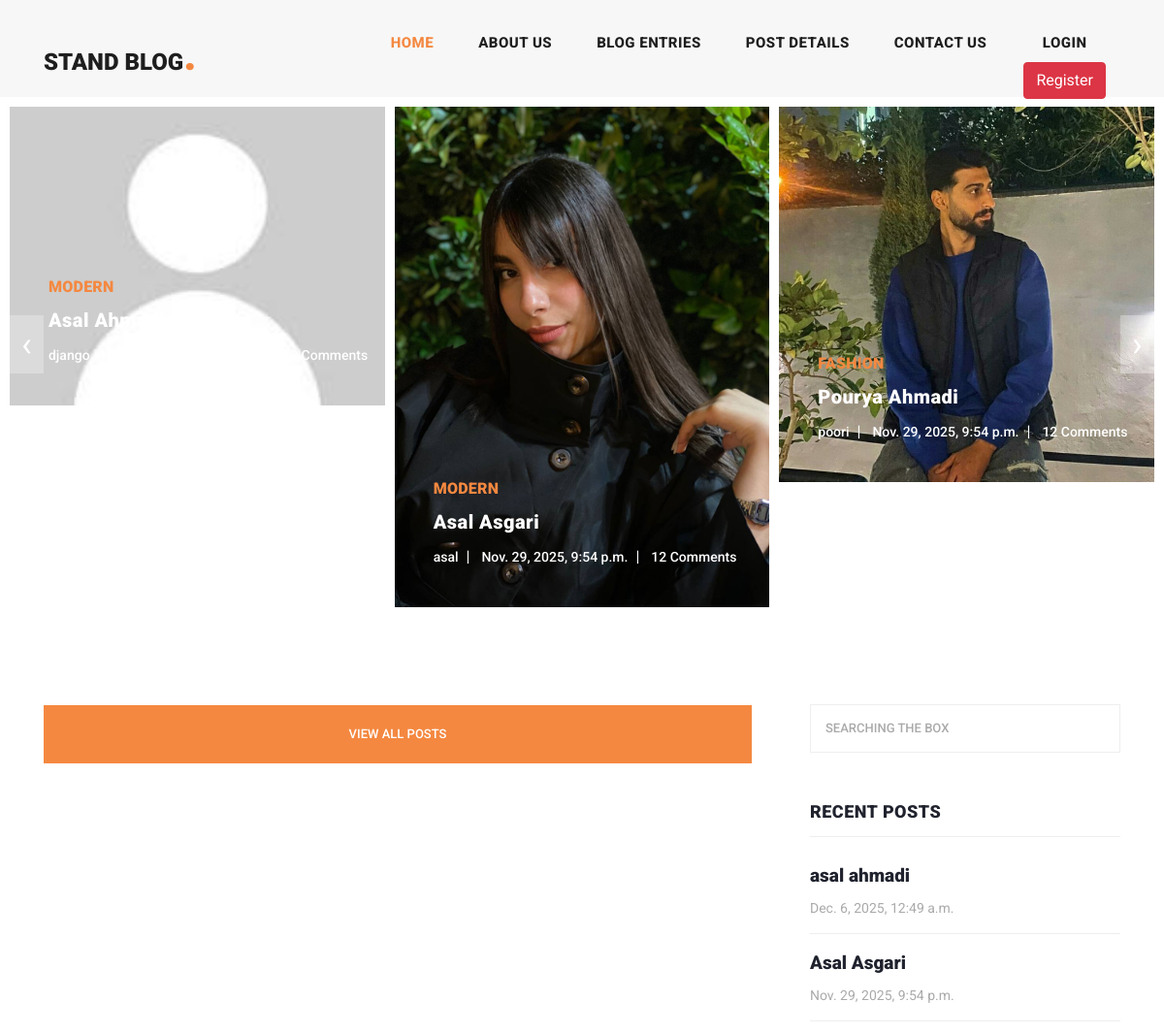
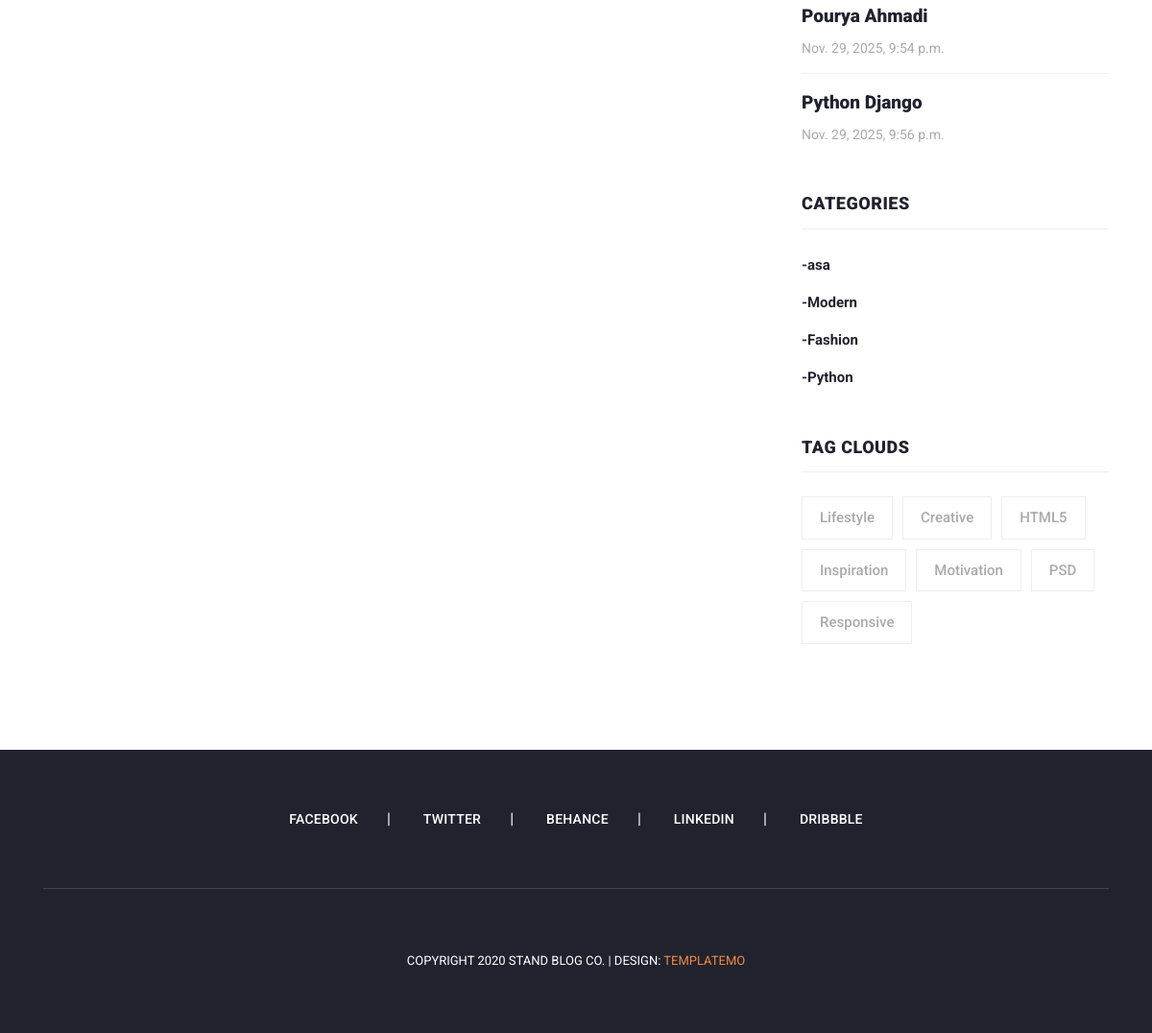
The page / on the database its author committed (2 pictures, top to bottom).
### blog/models.py (models this page shows, shortened)
class Article(models.Model):
    author = models.ForeignKey(User, on_delete=models.CASCADE)
    category = models.ManyToManyField(Category, related_name='articles')
    title = models.CharField(max_length=100)
    body = models.TextField()
    image = models.ImageField(upload_to='images/article')
    date = models.DateTimeField(auto_now_add=True)
    updated = models.DateTimeField(auto_now=True)
    file_field = models.FileField(upload_to='article',null=True, blank=True)
    slug = models.SlugField(blank=True, unique=True)
    class Meta:
        ordering = ('-updated','-date')
    def get_absolute_url(self):
        return reverse("blog:detail", kwargs={"slug": self.slug})

class Category(models.Model):
    title = models.CharField(max_length=100)

### home/views.py (the view)
# urls.py: path('', views.home, name='main'),
def home(request):
    articles = Article.objects.all()
    return render(request, 'home/home.html', {'articles': articles})

### home/templatetags/home_tags.py (called while the page is built)
@register.inclusion_tag('includes/sidebar.html', takes_context=True)
def sidebar(context, posts_count=5, show_categories=True):
    recent = Article.objects.order_by('-updated')[:posts_count]
    categories = Category.objects.all() if show_categories else []
    return {
        'recent': recent,
        'categories': categories
    }

### home/templates/home/home.html (shortened to what this page needs)
{% extends 'base.html' %}
{% load static %}
{% load social_share %}
{% load home_tags %}
{% block content %}
    <div class="main-banner header-text">
        <div class="container-fluid">
            <div class="owl-banner owl-carousel">
                {% for article in articles %}
                    <div class="item">
                        <img src="{{ article.image.url }}" alt="{{ article.author }}">
                        <div class="item-content">
                            <div class="main-content">
                                <div class="meta-category">
                                    <span>{{ article.category.first.title }}</span>
                                </div>
                                <a href="{{ article.get_absolute_url }}"><h4>{{ article.title }}</h4></a>
                                <ul class="post-info">
                                    <li><a href="#">{{ article.author }}</a></li>
                                    <li><a href="#">{{ article.date }}</a></li>
                                    <li><a href="#">12 Comments</a></li>
                                </ul>
                            </div>
                        </div>
                    </div>
                {% endfor %}
            </div>
        </div>
    </div>
    <section class="blog-posts">
        <div class="container">
            <div class="row">
                <div class="col-lg-8">
                    <div class="all-blog-posts">
                        <div class="row">
                            <div class="col-lg-12">
                            </div>
                            <div class="col-lg-12">
                                <div class="main-button">
                                    <a href="{% url 'blog:post_list' %}">View All Posts</a>
                                </div>
                            </div>
                        </div>
                    </div>
                </div>
                {% sidebar posts_count=5 show_categories=True %}
            </div>
        </div>
    </section>
{% endblock %}

### templates/includes/sidebar.html
{% load static %}
<div class="col-lg-4">
                    <div class="sidebar">
                        <div class="row">
                            <div class="col-lg-12">
                                <div class="sidebar-item search">
                                    <form id="search_form" name="gs" method="GET" action="{% url 'blog:search' %}">
                                        <input type="text" name="q" class="searchText" placeholder="{% if request.GET.q %}{{ request.GET.q }}{% else %}Searching the Box{% endif %}"
                                               autocomplete="on">
                                    </form>
                                </div>
                            </div>
                            <div class="col-lg-12">
                                <div class="sidebar-item recent-posts">
                                    <div class="sidebar-heading">
                                        <h2>Recent Posts</h2>
                                    </div>
                                    <div class="content">
                                        <ul>
                                            {% for article in recent %}
                                            <li><a href="{{ article.get_absolute_url }}">
                                                <h5>{{ article.title }}</h5>
                                                <span>{{ article.date }}</span>
                                            </a></li>
                                            {% endfor %}
                                        </ul>
                                    </div>
                                </div>
                            </div>
                            <div class="col-lg-12">
                                <div class="sidebar-item categories">
                                    <div class="sidebar-heading">
                                        <h2>Categories</h2>
                                    </div>
                                    <div class="content">
                                        <ul>
                                            {% for cat in categories %}
                                            	<li><a href="{% url 'blog:category_detail' cat.id %}">-{{cat.title}}</a></li>
                                            {% endfor %}
                                        </ul>
                                    </div>
                                </div>
                            </div>
                            <div class="col-lg-12">
                                <div class="sidebar-item tags">
                                    <div class="sidebar-heading">
                                        <h2>Tag Clouds</h2>
                                    </div>
                                    <div class="content">
                                        <ul>
                                            <li><a href="#">Lifestyle</a></li>
                                            <li><a href="#">Creative</a></li>
                                            <li><a href="#">HTML5</a></li>
                                            <li><a href="#">Inspiration</a></li>
                                            <li><a href="#">Motivation</a></li>
                                            <li><a href="#">PSD</a></li>
                                            <li><a href="#">Responsive</a></li>
                                        </ul>
                                    </div>
                                </div>
                            </div>
                        </div>
                    </div>
                </div>

### static/css/templatemo-stand-blog.css (style rules this page uses)
body { font-family: 'Roboto', sans-serif; overflow-x: hidden; text-rendering: optimizeLegibility; -webkit-font-smoothing: antialiased; -moz-osx-font-smoothing: grayscale; }
a { text-decoration: none!important; }
ul { padding: 0; margin: 0; list-style: none; }
h1,h2,h3,h4,h5,h6 { margin: 0px; }
.main-button a { display: inline-block; background-color: #f48840; color: #fff; font-size: 13px; font-weight: 500; padding: 12px 20px; text-transform: uppercase; transition: all .3s; }
.main-banner .container-fluid { padding: 0px 10px; margin-bottom: -24px; }
.owl-banner { padding-top: 110px; }
.owl-banner .item { position: relative; }
.owl-banner .item .item-content { position: absolute; bottom: 40px; left: 40px; }
.owl-banner .item .item-content .meta-category span { color: #f48840; font-size: 18px; text-transform: uppercase; font-weight: 900; letter-spacing: 0.25px; }
.owl-banner .item .item-content h4 { font-size: 24px; font-weight: 900; color: #fff; letter-spacing: 0.5px; text-transform: capitalize; margin: 10px 0px 12px 0px; }
.owl-banner .item .item-content ul li { display: inline-block; margin-right: 8px; }
.owl-banner .item .item-content ul li:after { content: '|'; color: #fff; margin-left: 8px; }
.owl-banner .item .item-content ul li:last-child::after { display: none; }
.owl-banner .item .item-content ul li a { font-size: 14px; color: #fff; font-weight: 500; transition: all .3s; }
.blog-posts { margin-top: 100px; }
.blog-posts .main-button a { height: 60px; line-height: 60px; padding: 0px; width: 100%; text-align: center; }
.blog-posts .sidebar-heading h2 { font-size: 18px; text-transform: uppercase; font-weight: 900; letter-spacing: 0.5px; color: #20232e; border-bottom: 1px solid #eee; padding-bottom: 15px; margin-bottom: 25px; }
.sidebar { margin-left: 30px; }
.sidebar .sidebar-item { margin-top: 50px; }
.sidebar .search { margin-top: 0px; }
.sidebar .sidebar-heading h2 { font-size: 18px; text-transform: uppercase; font-weight: 900; letter-spacing: 0.5px; color: #20232e; border-bottom: 1px solid #eee; padding-bottom: 15px; margin-bottom: 25px; }
.sidebar .search input { width: 100%; height: 50px; border: 1px solid #eee; font-size: 13px; text-transform: uppercase; font-weight: 500; color: #7a7a7a; outline: none; padding: 0px 15px; }
.sidebar .search input::placeholder { color: #aaa; }
.sidebar .recent-posts ul li { margin-bottom: 15px; padding-bottom: 15px; border-bottom: 1px solid #eee; }
.sidebar .recent-posts ul li:last-child { margin-bottom: 0px; padding-bottom: 0px; border-bottom: none; }
.sidebar .recent-posts ul li h5 { font-size: 19px; font-weight: 900; color: #20232e; line-height: 30px; transition: all 0.3s; }
.sidebar .recent-posts ul li span { display: block; font-size: 14px; color: #aaa; margin-top: 8px; }
.sidebar .categories ul li { margin-bottom: 15px; }
.sidebar .categories ul li:last-child { margin-bottom: 0px; }
.sidebar .categories ul li a { font-size: 15px; font-weight: 700; color: #20232e; transition: all .3s; }
.sidebar .tags ul li { margin-right: 6px; display: inline-block; }
.sidebar .tags ul li { margin-bottom: 10px; }
.sidebar .tags ul li a { font-size: 15px; font-weight: 500; color: #aaa; display: inline-block; border: 1px solid #eee; padding: 10px 18px; transition: all .3s; }
@media (max-width: 1250px) { .owl-banner .item .item-content .meta-category span { font-size: 16px; } }
@media (max-width: 1250px) { .owl-banner .item .item-content h4 { font-size: 20px; } }

### rows shown on the page
Article: image (picture), category.first "MODERN", title "Asal Ahmadi", author "django", title "asal ahmadi", date "Dec. 6, 2025, 12:49 a.m."
Article: image (picture), category.first "MODERN", title "Asal Asgari", author "asal", date "Nov. 29, 2025, 9:54 p.m."
Article: image (picture), category.first "FASHION", title "Pourya Ahmadi", author "poori", date "Nov. 29, 2025, 9:54 p.m."
Article: title "Python Django", date "Nov. 29, 2025, 9:56 p.m."
Category: title "asa"
Category: title "Modern"
Category: title "Fashion"
Category: title "Python"
